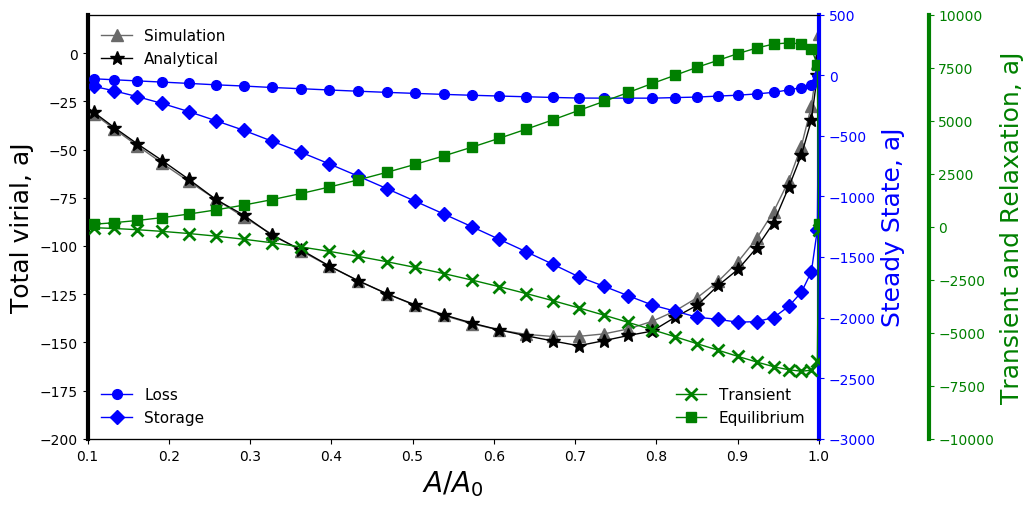

Recreate this plot in Python.
# -*- coding: utf-8 -*-
"""
Created on Thu Feb 16 12:36:01 2017

@author: enrique
test: getting Zeq to get analytical Ediss and comparing to numerical Ediss
"""

from flatpunch import z_eq, force_by_parts, Vts_by_parts
import numpy as np
import matplotlib.pyplot as plt
from glob import glob


#OPENING GENERAL FILES
summ = np.loadtxt('summary.txt', skiprows = 1)
Amp_free = summ[0,0]*1.0e-9
Amp = summ[:,8]*1.0e-9  #reduced tapping amplitude in meters
A_ratio = Amp/Amp_free
zq = summ[:,6]   #nominal zeq from the beggining of simulation
zlist = zq.tolist()  #transfering nominal Zeq to list, so it can be compared using index function
zq = zq.tolist()
zr = summ[:,7]
zs = (zq-zr)  #z equilibrium according to the c code
indent = (Amp - zs)  #total indentation
R = summ[0,3]*1.0e-9 #tip radius in m
freq = summ[0,10]*1000.0  #tapping frequency in Hz
nu = summ[0,4]
Virial_compu = summ[:,12]*1.0e-18  #dissipated energy calculated in the c code (numerically)

material = np.loadtxt('Model_params.txt', skiprows=1)
tau = material[:,0]
G = material[:,1]
Ge = material[0,2]
#OPENING GENERAL FILES

t_in =0.0
t_fin = 0.0

files = glob('compu_*.txt')  #open all files that have that extension
Vts_an = np.zeros(np.size(files))
Vts_loss= np.zeros(np.size(files))
Vts_store= np.zeros(np.size(files))
Vts_tr= np.zeros(np.size(files))
Vts_relax= np.zeros(np.size(files))
Vts_vdw= np.zeros(np.size(files))
zeq = np.zeros(np.size(files))

i=0
for f in files:
    sim = np.loadtxt(files[i], skiprows=1)
    tip = sim[:,1]*1.0e-9
    force = sim[:,2]*1.0e-9
    for j in files[i]:  #run through file's name to get numebr in it
        b = files[i].index('x')
        c = files[i].index('_')
    number= int(files[i][c+1:b-5]) #getting number in the file's name
    k = zlist.index(number) #position where nominal equilibrium position coincides with
    zeq[k] = z_eq(force, tip, Amp[k], 25.0)
    _, t_in, t_fin, _, _, _, _, _, _ = \
    force_by_parts(zeq[k], Amp[k], R, freq, G, tau, Ge, nu, 2.0e-19, 10000, 1.0)
    Vts_an[k], Vts_loss[k], Vts_store[k], Vts_tr[k], Vts_relax[k], Vts_vdw[k] = Vts_by_parts(t_in, t_fin, zeq[k], Amp[k], R, freq, G, tau, Ge, nu, 2.0e-19, 10000, 1.0)
    i=i+1



#plotting figure:
fig, ax = plt.subplots(figsize=(10.1,5))


# Twin the x-axis twice to make independent y-axes.
axes = [ax, ax.twinx(), ax.twinx()]

# Make some space on the right side for the extra y-axis.
fig.subplots_adjust(right=0.75)

# Move the last y-axis spine over to the right by 20% of the width of the axes
axes[-1].spines['right'].set_position(('axes', 1.15))

# To make the border of the right-most axis visible, we need to turn the frame
# on. This hides the other plots, however, so we need to turn its fill off.
axes[-1].set_frame_on(True)
axes[-1].patch.set_visible(False)

# And finally we get to plot things...
axes[0].plot(A_ratio, Virial_compu*1.0e18,'-^',color='dimgray', markersize=8.0, lw=1.0, label = 'Simulation')
axes[0].plot(A_ratio, Vts_an*1.0e18, 'k-*', markersize=10.0, lw=1.0, label = 'Analytical')
axes[0].set_ylabel('Total virial, aJ', color='k', fontsize='18')
axes[0].tick_params(axis='y', colors = 'k')
axes[0].spines['left'].set_color('k')
axes[0].spines['left'].set_linewidth(3.0)
axes[0].set_ylim(-200,20)
axes[0].legend(loc=2, fancybox=True, framealpha=0, fontsize=11)


axes[1].set_ylabel('Steady State, aJ', color='blue', fontsize='18')
axes[1].plot(A_ratio, Vts_loss*1.0e18, 'b-o',markersize=7.0, lw=1.0, label = 'Loss')
axes[1].plot(A_ratio, Vts_store*1.0e18, 'b-D',markersize=7.0, lw=1.0, label = 'Storage')
axes[1].tick_params(axis='y', colors = 'blue')
axes[1].spines['right'].set_color('blue')
axes[1].spines['right'].set_linewidth(3.0)
axes[1].set_ylim(-3000,500)
axes[1].legend(loc=3, fancybox=True, framealpha=0, fontsize=11)


axes[2].plot(A_ratio, Vts_tr*1.0e18, 'g-x', markeredgewidth=2.0, markersize=8.0, lw=1.0, label = 'Transient')
axes[2].plot(A_ratio, Vts_relax*1.0e18, 'g-s', lw=1.0,markersize=7.0, label = 'Equilibrium')
axes[2].set_ylabel('Transient and Relaxation, aJ', color='green', fontsize='18')
axes[2].tick_params(axis='y', colors = 'green')
axes[2].spines['right'].set_color('green')
axes[2].spines['right'].set_linewidth(3.0)
axes[2].set_ylim(-10000,10000)
axes[2].legend(loc=4, fancybox=True, framealpha=0, fontsize=11)


axes[0].set_xlabel(r'$A/A_0$', color='k', fontsize='20',fontweight='bold')
axes[0].set_xlim(0.1,1.0)


plt.tight_layout(pad=0.4, w_pad=2.0, h_pad=0.5)
plt.savefig('Virial.png', bbox_inches='tight')